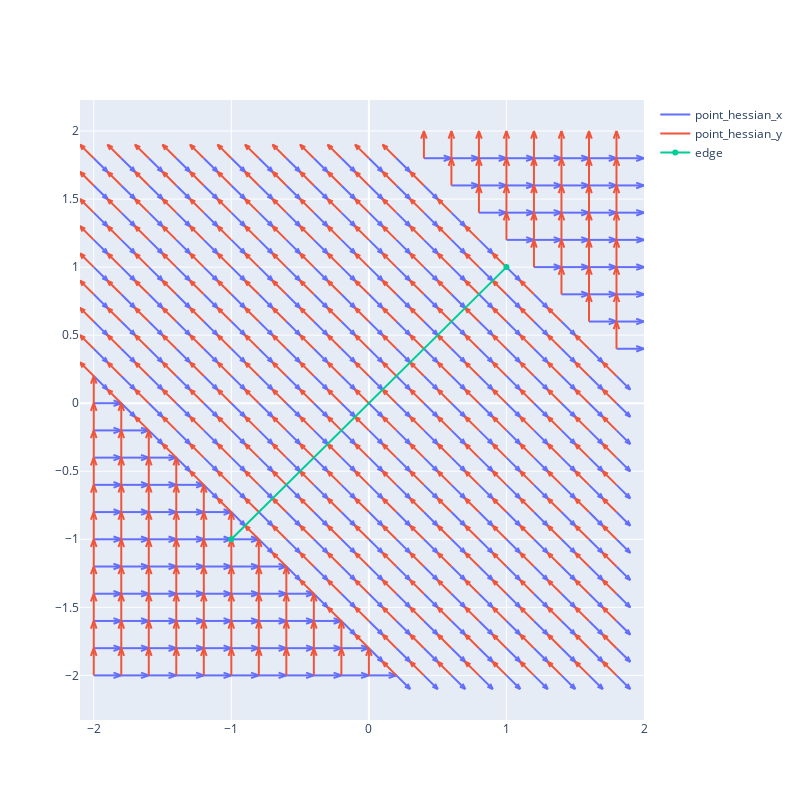

The cell this chart's notebook holds for it:
### Code cell
e0 = numpy.array([-1, -1], dtype=float)
e1 = numpy.array([1, 1], dtype=float)
x, y = numpy.meshgrid(numpy.arange(-2, 2, .2), numpy.arange(-2, 2, .2))
d_xx, d_xy, d_yx, d_yy = [numpy.empty(x.shape) for i in range(4)]
for i in range(x.shape[0]):
    for j in range(x.shape[1]):
        hess = point_edge_distance_hessian(
            numpy.array([x[i, j], y[i, j]]), e0, e1)
        d_xx[i, j] = hess[0, 0]
        d_xy[i, j] = hess[0, 1]
        d_yx[i, j] = hess[1, 0]
        d_yy[i, j] = hess[1, 1]

fig = ff.create_quiver(x, y, d_xx, d_xy, name="point_hessian_x")
fig.add_traces(ff.create_quiver(x, y, d_yx, d_yy, name="point_hessian_y").data)
fig.add_trace(go.Scatter(x=[e0[0], e1[0]], y=[e0[1], e1[1]], name="edge"))
fig.update_layout(width=800, height=800)
fig.show()

### Figure 1 — Plotly figure (JSON) as saved in the notebook; plotly's stock layout.template omitted (floating-point values rounded to 4 significant figures; data arrays with more than 128 entries replaced by an {"elided": "..."} marker saying what was removed)
{"data": [{"mode": "lines", "name": "point_hessian_x", "type": "scatter", "x": {"elided": "2800 float values"}, "y": {"elided": "2800 float values"}}, {"mode": "lines", "name": "point_hessian_y", "type": "scatter", "x": {"elided": "2800 float values"}, "y": {"elided": "2800 float values"}}, {"name": "edge", "type": "scatter", "x": [-1, 1], "y": [-1, 1]}], "layout": {"height": 800, "hovermode": "closest", "width": 800}}
